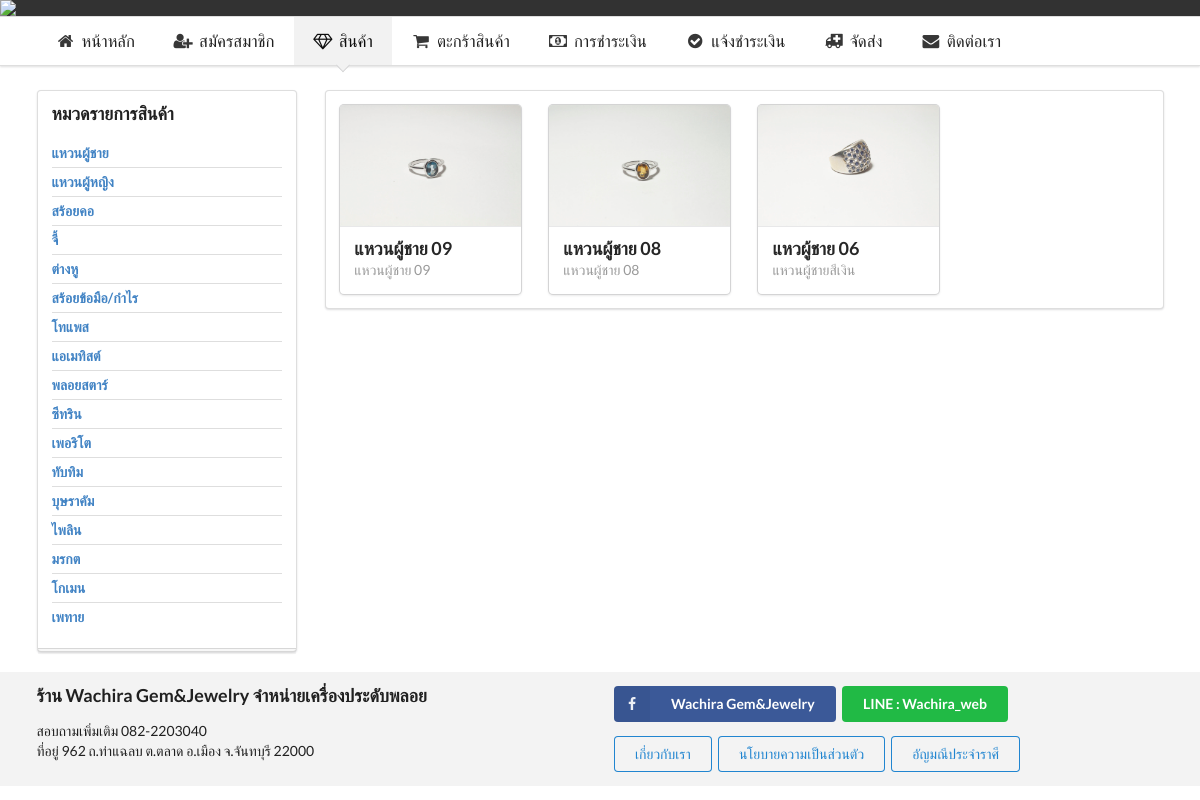
Page /index.php/product/category/1 on the committed database.
### tables this page shows
CREATE TABLE `category` (
  `category_id` int(10) unsigned NOT NULL AUTO_INCREMENT,
  `category_name` varchar(300) NOT NULL,
  PRIMARY KEY (`category_id`)
);

CREATE TABLE `product` (
  `product_id` int(10) unsigned NOT NULL AUTO_INCREMENT,
  `product_name` varchar(300) NOT NULL,
  `product_description` varchar(300) NOT NULL,
  `product_price` float NOT NULL DEFAULT '0',
  `product_stock` int(5) NOT NULL DEFAULT '0',
  `product_date_add` datetime NOT NULL DEFAULT CURRENT_TIMESTAMP,
  `category_id` int(11) NOT NULL,
  `product_imgDir` varchar(256) DEFAULT NULL,
  `product_thumbnail` varchar(100) NOT NULL,
  PRIMARY KEY (`product_id`)
);

### application/core/MY_Controller.php (called while the page is built, shortened)
<?php
class MY_Controller extends CI_Controller {
    private $default_navbar = "partial/default_nav";
    private $default_footer = "partial/default_footer";
    private $default_layout = "layout";
    private $content_navbar = "";
    private $content_footer = "";
    public function __construct() {
        $this->setNavbar();
        $this->setFooter();
    }
    public function render($view_data) {
        $data["navbar"] = $this->content_navbar;
        $data["footer"] = $this->content_footer;
        $data["content"] = $view_data;
        $this->load->view($this->default_layout, $data);
    }
    public function setNavbar($viewName = "", $data = NULL) {
        if ($viewName == "") {
            $viewName = $this->default_navbar;
        }
        $this->content_navbar = $this->loadView($viewName, $data);
    }
    public function setFooter($viewName = "", $data = NULL) {
        if ($viewName == "") {
            $viewName = $this->default_footer;
        }
        $this->content_footer = $this->loadView($viewName, $data);
    }
    public function loadView($viewName, $data = NULL) {
        return $this->load->view($viewName, $data, TRUE);
    }
}

### application/controllers/Product.php (called while the page is built, shortened)
<?php
class Product  extends MY_Controller{
    public function __construct() {
        parent::__construct();
    }
    public function category($id){
        $data["category"] = $this->CategoryModel->getAll();
        $data["products"] = $this->ProductModel->GetByCategory($id);
        $this->render($this->loadView("product/items", $data));
    }
}

### index.php (called while the page is built, shortened)
<?php
require_once BASEPATH.'core/CodeIgniter.php';

### application/models/CategoryModel.php (called while the page is built, shortened)
<?php
class CategoryModel extends CI_Model {
    public function getAll() {
        $query = $this->db->get("category");
        return $query->result();
    }
}

### application/models/ProductModel.php (called while the page is built, shortened)
<?php
class ProductModel extends CI_Model {
    public function GetByCategory($cat_id) {
        $this->db->where("category_id", $cat_id);
        $this->db->order_by("product_id", "desc");
        $query = $this->db->get("product");
        if ($query) {
            return $query->result();
        } else {
            return array();
        }
    }
}

### application/views/product/items.php (the view, shortened to what this page needs)
<div class="ui container padded1em-top">
    <div class="ui grid">
        <div class="row">
            <div class="four wide column">
                <div class="ui stacked segment" style="min-height: 300px;">
                    <h3 class="ui header">หมวดรายการสินค้า</h3>
                    <div class="ui middle aligned divided relaxed list">
                        <?php
                        foreach ($category as $item) {
                            ?>
                            <div class="item">
                                <a href="<?= site_url("product/category/{$item->category_id}") ?>" class="header"><?= $item->category_name ?></a>
                            </div>
                            <?php
                        }
                        ?>
                    </div>
                </div>
            </div>
            <div class="twelve wide column">
                <div class="ui segment">
                    <?php
                    $totalData = count($products);
                    if ($totalData > 0) {
                        ?>
                        <div class="ui grid four column">
                            <?php
                            foreach ($products as $item) {
                                ?>
                                <div class="column">
                                    <div class="ui card">
                                        <a class="image" href="<?= site_url("product/view/{$item->product_id}") ?>">
                                            <img src="<?= base_url("images/{$item->product_imgDir}/{$item->product_thumbnail}") ?>">
                                        </a>
                                        <div class="content">
                                            <a class="header" href="<?= site_url("product/view/{$item->product_id}") ?>"><?= $item->product_name ?></a>
                                            <div class="meta">
                                                <a><?= $item->product_description ?></a>
                                            </div>
                                        </div>
                                    </div>
                                </div>
                                <?php
                            }
                            ?>
                        </div>
                        <?php
                    } else {
                        ?>
                        <div class="ui segment">
                            <h3 class="ui header">ไม่พบรายการใดๆ</h3>
                        </div>
                        <?php
                    }
                    ?>
                </div>
            </div>
        </div>
    </div>
</div>

### application/views/partial/default_footer.php
<div  style='background-color: #f3f3f3;'>
    <div class="ui container">
        <div class="ui two column grid">
            <div class="ui column">
                <h3 class="ui header">ร้าน Wachira Gem&Jewelry จำหน่ายเครื่องประดับพลอย</h3>
                <p>
                    สอบถามเพิ่มเติม 082-2203040 <br />
                    ที่อยู่ 962 ถ.ท่าแฉลบ ต.ตลาด อ.เมือง จ.จันทบุรี 22000
                </p>
            </div>
            <div class="ui column">
                <p>
                    <button class="ui icon labeled facebook button">
                        <i class="facebook icon"></i>
                        Wachira Gem&Jewelry
                    </button>
                    <button class="ui green button">
                        LINE : Wachira_web
                    </button>
                </p>
                <a class='ui blue basic button' href='<?= site_url("home/about") ?>'>
                    เกี่ยวกับเรา
                </a>
                <a class='ui blue basic button' href='<?= site_url("home/policy") ?>'>
                    นโยบายความเป็นส่วนตัว
                </a>
                <a class='ui blue basic button'  href='<?= site_url("home/sodiac") ?>'>
                    อัญมณีประจำราศี
                </a>
            </div>
        </div>
    </div>
</div>

### application/views/partial/default_nav.php (shortened to what this page needs)
<div  style="background-color: #323232;">
    <img src="<?= base_url("asset/img/banner.gif") ?>" class="ui fluid image" style="max-height : 250px;" />
</div>
<div class="ui pointing borderless menu" id="mainNavbar">
    <div class="ui container">
        <?php
        $navItems = [
            ["name" => "home", "href" => "home/", "icon" => "home", "text" => "หน้าหลัก"],
            ["name" => "signup", "href" => "member/signup", "icon" => "add user", "text" => "สมัครสมาชิก"],
            ["name" => "product", "href" => "product/", "icon" => "diamond", "text" => "สินค้า"],
            ["name" => "cart", "href" => "cart/items", "icon" => "cart", "text" => "ตะกร้าสินค้า"],
            ["name" => "payment_instruction", "href" => "payment/instruction", "icon" => "money", "text" => "การชำระเงิน"],
            ["name" => "confirm_payment", "href" => "payment/confirm", "icon" => "check circle", "text" => "แจ้งชำระเงิน"],
            ["name" => "delivery", "href" => "delivery/", "icon" => "emergency", "text" => "จัดส่ง"],
            ["name" => "contact", "href" => "contact/", "icon" => "mail", "text" => "ติดต่อเรา"],
        ];
        foreach ($navItems as $item) {
            $active = $current == $item["name"] ? "active" : "";
            ?>
            <a href="<?= site_url($item["href"]) ?>" class="item <?= $active ?>">
                <i class="<?= $item["icon"] ?> icon"></i>
                <?= $item["text"] ?>
            </a>
            <?php
        }
        ?>
    </div>
</div>
<link rel="stylesheet" type="text/css" href="<?= base_url("asset/css/slippry.css") ?>" />

### application/views/layout.php (shortened to what this page needs)
<!DOCTYPE html>
<html>
    <head>
        <link rel="stylesheet" type="text/css" href="<?= base_url("asset/css/semantic.min.css") ?>"/>
        <link rel="stylesheet" type="text/css" href="<?= base_url("asset/css/sweetalert.css") ?>"/>
        <link rel="stylesheet" type="text/css" href="<?= base_url("asset/css/app.css") ?>"/>
    </head>
    <body>
        <?= $navbar ?>
        <div id="content-container">
            <?= $content ?>
        </div>
        <?= $footer ?>
    </body>
</html>

### asset/css/app.css (style rules this page uses)
body { width: 100%; height : 100%; background-image: url(../img/bg.jpg); background-size: cover; background-repeat: repeat-y; background-position: left top; }
#mainNavbar { font-size: 1.2em; margin: 0rem; border-radius: 0px; border-left: none; border-right: none; }
#content-container { margin-top: 10px; margin-bottom: 20px; }
.padded1em-top { padding-top: 1em; }

### rows in the picture
category: category_name "แหวนผู้ชาย"
category: category_name "แหวนผู้หญิง"
category: category_name "สร้อยคอ"
category: category_name "จี้"
category: category_name "ต่างหู"
category: category_name "สร้อยข้อมือ/กำไร"
category: category_name "โทแพส"
category: category_name "แอเมทิสต์"
category: category_name "พลอยสตาร์"
category: category_name "ซีทริน"
category: category_name "เพอริโต"
category: category_name "ทับทิม"
category: category_name "บุษราคัม"
category: category_name "ไพลิน"
category: category_name "มรกต"
category: category_name "โกเมน"
category: category_name "เพทาย"
product: product_imgDir+product_thumbnail (picture), product_name "แหวนผู้ชาย 09", product_description "แหวนผู้ชาย 09"
product: product_imgDir+product_thumbnail (picture), product_name "แหวนผู้ชาย 08", product_description "แหวนผู้ชาย 08"
product: product_imgDir+product_thumbnail (picture), product_name "แหวผู้ชาย 06", product_description "แหวนผู้ชายสีเงิน"

### other values in the picture
$item["text"] "หน้าหลัก"
$item["text"] "สมัครสมาชิก"
$item["text"] "สินค้า"
$item["text"] "ตะกร้าสินค้า"
$item["text"] "การชำระเงิน"
$item["text"] "แจ้งชำระเงิน"
$item["text"] "จัดส่ง"
$item["text"] "ติดต่อเรา"
